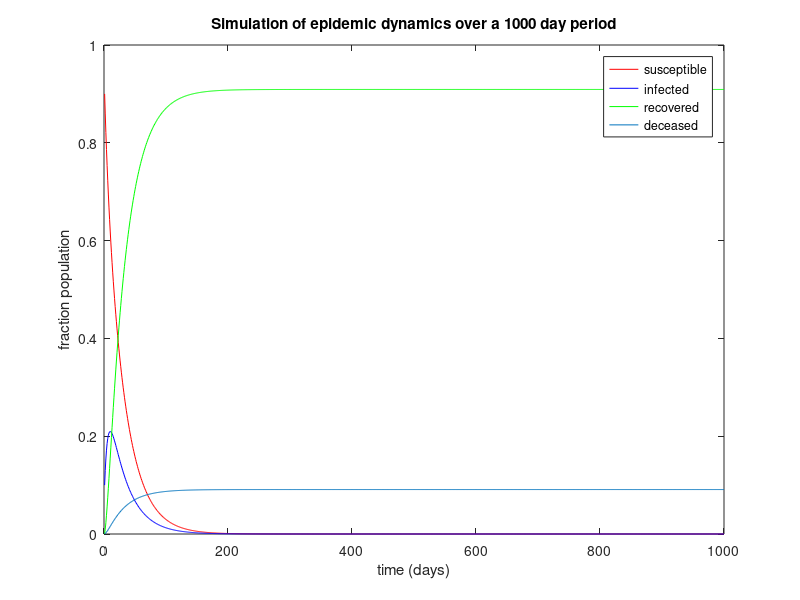

The MATLAB script that drew this image:
close all;
% making the sir base fit model
t = 1000;%number of days

sus = .75; %suseptibility rate
inf = .10; %infection rate
rec = .10; %recovery rate
dec = .05; % death rate

time = 1:t; % time matrix

x_simulated = zeros(4, t);% vector that stores percent population
x_simulated(:,1) = [0.9; 0.1; 0; 0;];
%[sus; inf; rec; dec;]; % initializing starting rates

A = [0.95, 0.04, 0, 0;
     0.05, 0.85, 0, 0;
     0, 0.10, 1, 0;
     0, 0.01, 0, 1;];

for i = 2:t
    x_simulated(:,i) = A*(x_simulated(:,i-1));
end

 
%% plot the rates over time
figure;
plot(time, x_simulated(1,:) , 'r');
hold on
plot(time, x_simulated(2,:), 'b');
plot(time, x_simulated(3,:), 'g');
plot(time, x_simulated(4,:));
title("Simulation of epidemic dynamics over a 1000 day period");
legend('susceptible', 'infected', 'recovered', 'deceased');
xlabel('time (days)');
ylabel('fraction population');
